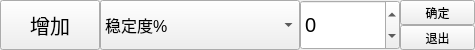
<?xml version="1.0" encoding="UTF-8"?>
<ui version="4.0">
 <class>preset_add_point</class>
 <widget class="QMainWindow" name="preset_add_point">
  <property name="geometry">
   <rect>
    <x>0</x>
    <y>0</y>
    <width>475</width>
    <height>50</height>
   </rect>
  </property>
  <property name="windowTitle">
   <string>MainWindow</string>
  </property>
  <widget class="QWidget" name="centralwidget">
   <widget class="QComboBox" name="comboBox">
    <property name="geometry">
     <rect>
      <x>100</x>
      <y>0</y>
      <width>200</width>
      <height>50</height>
     </rect>
    </property>
    <property name="font">
     <font>
      <pointsize>12</pointsize>
     </font>
    </property>
    <item>
     <property name="text">
      <string>稳定度%</string>
     </property>
    </item>
    <item>
     <property name="text">
      <string>战争支持度%</string>
     </property>
    </item>
    <item>
     <property name="text">
      <string>政治点数</string>
     </property>
    </item>
    <item>
     <property name="text">
      <string>指挥点数</string>
     </property>
    </item>
    <item>
     <property name="text">
      <string>陆军经验</string>
     </property>
    </item>
    <item>
     <property name="text">
      <string>海军经验</string>
     </property>
    </item>
    <item>
     <property name="text">
      <string>空军经验</string>
     </property>
    </item>
    <item>
     <property name="text">
      <string>法西斯主义支持率</string>
     </property>
    </item>
    <item>
     <property name="text">
      <string>民主主义支持率</string>
     </property>
    </item>
    <item>
     <property name="text">
      <string>中立主义支持率</string>
     </property>
    </item>
    <item>
     <property name="text">
      <string>共产主义支持率</string>
     </property>
    </item>
    <item>
     <property name="text">
      <string>执政党支持率</string>
     </property>
    </item>
   </widget>
   <widget class="QPushButton" name="pushButton">
    <property name="geometry">
     <rect>
      <x>0</x>
      <y>0</y>
      <width>100</width>
      <height>50</height>
     </rect>
    </property>
    <property name="font">
     <font>
      <pointsize>15</pointsize>
     </font>
    </property>
    <property name="text">
     <string>增加</string>
    </property>
   </widget>
   <widget class="QSpinBox" name="spinBox">
    <property name="geometry">
     <rect>
      <x>300</x>
      <y>0</y>
      <width>100</width>
      <height>50</height>
     </rect>
    </property>
    <property name="font">
     <font>
      <pointsize>15</pointsize>
     </font>
    </property>
    <property name="minimum">
     <number>-1000</number>
    </property>
    <property name="maximum">
     <number>1000</number>
    </property>
   </widget>
   <widget class="QPushButton" name="pushButton_2">
    <property name="geometry">
     <rect>
      <x>400</x>
      <y>0</y>
      <width>75</width>
      <height>25</height>
     </rect>
    </property>
    <property name="text">
     <string>确定</string>
    </property>
   </widget>
   <widget class="QPushButton" name="pushButton_3">
    <property name="geometry">
     <rect>
      <x>400</x>
      <y>25</y>
      <width>75</width>
      <height>25</height>
     </rect>
    </property>
    <property name="text">
     <string>退出</string>
    </property>
   </widget>
  </widget>
 </widget>
 <resources/>
 <connections/>
</ui>
